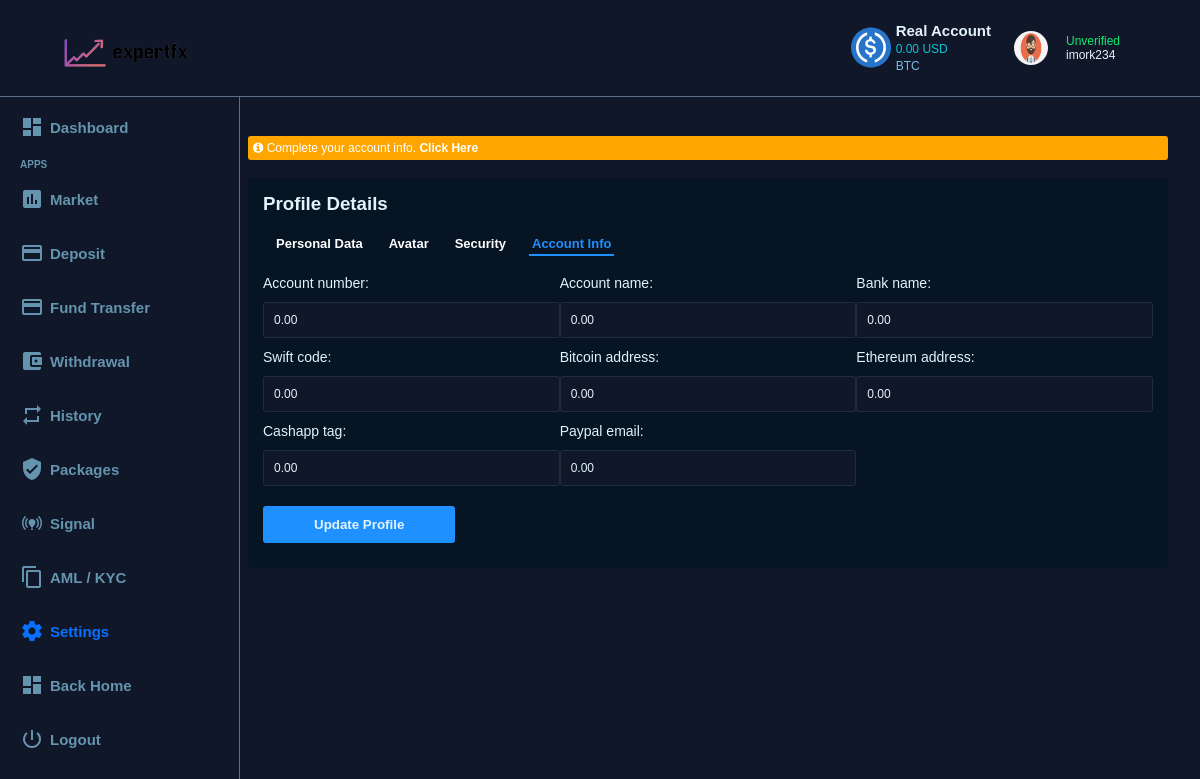
/withdrawal_info/ (signed in), run on the app's committed database.
### broker/models.py (models this page shows, shortened)
class Deposit (models.Model):
    user = models.OneToOneField (User, null = True, blank = True, on_delete = models.CASCADE)
    name = models.CharField (max_length = 200,  null = True)
    capital_balance = models.CharField (max_length = 200, default = "0.00",)
    btc = models.CharField (max_length = 200,  null = True, default = "0.00",)
    usd = models.CharField (max_length = 200, default = "0.00",)
    bonus_usd = models.CharField (max_length = 200, default = "0.00",)
    plan = models.CharField (max_length = 200, default = "Silver",)
    verify = models.CharField (max_length = 200, default = "Unverified",)
    currency = models.CharField (max_length = 200, default = "$",)

class Profile (models.Model):
    user = models.OneToOneField (User, null = True, blank = True, on_delete = models.CASCADE)
    name = models.CharField (max_length = 200,  null = True)
    profile_pic = models.ImageField (default = "avater.png", null = True, blank = True)

class Account (models.Model):
    user = models.OneToOneField (User, null = True, blank = True, on_delete = models.CASCADE)
    name = models.CharField (max_length = 200,  null = True)
    account_number = models.CharField (max_length = 200,  null = True, default = "0.00",)
    account_name = models.CharField (max_length = 200, default = "0.00",)
    bank_name = models.CharField (max_length = 200, default = "0.00",)
    swift_code = models.CharField (max_length = 200, default = "0.00",)
    bitcoin_address = models.CharField (max_length = 200,  null = True, default = "0.00",)
    ethereum_address = models.CharField (max_length = 200, default = "0.00",)
    cashapp_tag = models.CharField (max_length = 200, default = "0.00",)
    paypal_email = models.CharField (max_length = 200, default = "0.00",)

### broker/views.py (the view)
@login_required (login_url = "login")
def withdrawal_info(request):
    account = request.user.account
    form = AccountForm (instance = account)
    if request.method == 'POST':
        form = AccountForm (request.POST, request.FILES, instance = account)
        if form.is_valid ():
            form.save ()
    context = {'form': form}
    return render (request, "broker/withdrawal-info.html", context)

### broker/forms.py
class AccountForm (ModelForm):
    class Meta:
        model = Account
        fields = '__all__'
        exclude = ['user', 'name']

### broker/templates/broker/withdrawal-info.html (shortened to what this page needs)
<!DOCTYPE html>
{% load static %}
{%  block content %}
<html lang="en">
<head>
    <link rel="stylesheet" href="{% static 'css/font-awesome.min.css' %}">
    <link rel="stylesheet" href="{% static 'css/dashboard.css' %}">
    <link rel="stylesheet" href="{% static 'css/jquery-select7.css' %}">
</head>
<body>
    <nav>
        <article>
            <ul>
                <li><img src="{% static 'images/maillertag1678691629.png' %}" width="130px"></li>
                <li style="display: flex; justify-content: space-between; align-items: center;">
                    <article style="display: flex; padding: 5px;">
                        <img src="{% static 'images/dollar-sign.svg' %}" width="40px" style="margin-right: 5px;">
                        <div style="font-size: 15px;">
                            <b style='color: var(--text-color)'>Real Account</b><br>
                            <span style="font-size: 12px; color: #0BC2D2;">{{request.user.deposit.usd}} USD</span><br>
                            <span style="font-size: 12px; color: #7CBBE3;"> BTC <br>
                        </div>
                    </article>
                    <article style="margin: 0 10px;" id='dropdown-btn'>
                        <div style="display: flex; justify-content: space-between; align-items: center;">
                            <button style='overflow:hidden; width: 50px; height: 50px; border: 1px solid transparent'><img src="{{request.user.profile.profile_pic.url}}" width="100%" height='100%' style='border-radius: 50%'></button>
                            <span style="font-size: 12px; margin: 0 10px;">
                                <span style="color: #0fec73;">{{request.user.deposit.verify}}</span><br>
                                <span style="color: var(--text-color);">{{user.username}}</span>
                            </span>
                        </div>
                    </article>
                </li>
            </ul>
        </article>
    </nav>
    <br><br>
    <br><br>
    <div class="side-panel-left" style="padding: 10px;">
        <ul>
<br>
<a href="{% url 'dashboard' %}"><li class=""><i class="material-icons">dashboard</i> Dashboard</li></a>
<span style="font-size: 10px; font-weight: bold; padding: 0 10px; color: #6494AE;">APPS</span>
<a href="{% url 'market' %}"><li class=""><i class="material-icons">insert_chart</i> Market</li></a>
<a href="{% url 'deposit' %}"><li class=""><i class="material-icons"> credit_card</i> Deposit</li></a>
<a href="{% url 'fund-transfer' %}"><li class=""><i class="material-icons"> credit_card</i> Fund Transfer</li></a>
<a href="{% url 'withdrawal' %}"><li class=""><i class="material-icons">account_balance_wallet</i> Withdrawal </li></a>
<a href="{% url 'trade-history' %}"><li class=""><i class="material-icons">repeat</i> History </li></a>
<a href="{% url 'crypto' %}"><li class=""><i class="material-icons">verified_user</i> Packages</li></a>
<a href="{% url 'signal' %}"><li class=""><i class="material-icons">online_prediction</i> Signal</li></a>
<a href="{% url 'kyc' %}"><li class=""><i class="material-icons">content_copy</i> AML / KYC</li></a>
<a href="{% url 'settings' %}"><li class="active"><i class="material-icons">settings</i> Settings</li></a>
 <a href="{% url 'dashboard' %}"><li class=""><i class="material-icons">dashboard</i> Back Home</li></a>
<a href="{% url 'logout' %}"><li><i class="material-icons">power_settings_new</i> Logout</li></a>
    </ul>
        <br><br><br><br><br><br>
    </div>
    <div class="fixed-width"><br><br><br>
    <div style='padding: 5px; background: orange; font-size: 12px; border-radius: 3px;'><i class='fa fa-info-circle'></i> Complete your account info. <a href="{% url 'withdrawal-info' %}" style='color: white'><b>Click Here</b></a></div><br>
 <div class="container">
        <h3>Profile Details</h3><br>
        <ul id='item-list'>
            <a href="{% url 'settings' %}"><li>Personal Data</li></a>
            <a href="{% url 'change-avatar' %}"><li>Avatar</li></a>
            <a href="{% url 'change-password' %}"><li>Security</li></a>
            <a href="{% url 'withdrawal-info' %}"><li class='active-list'>Account Info</li></a>
        </ul><br>
                <form action="" method="POST">
            <div class="input-grid">
                {{form.as_p}}
            </div>
        <button type='submit' name='submit'>Update Profile</button>
        </form>
       </div>
 </div>
 <br><br><br>
</body>
{%  endblock content %}
</html>

### static/css/dashboard.css (style rules this page uses)
* { margin: 0; padding: 0; box-sizing: border-box; font-family: sans-serif; outline: 2px solid transparent; }
:root { --primary: #101729; --primary-two: #162133; --active: #0971fe; --hover: #2d424d86; --dark: #020818; --text: #6494AE; --dark-blue: #031422c5; --text-color: #e3f3fa; --drop-down: #020818; --modal: #031422; }
ul { list-style-type: none; }
a { text-decoration: none; }
html { scroll-behavior: smooth; background: var(--primary); color: white; }
nav { background: var(--primary); position: fixed; top: 0; left: 0; width: 100%; z-index: 999; border-bottom: 1px solid #bbd8ff70; }
nav ul { display: flex; justify-content: space-between; align-items: center; padding: 10px 5%; }
nav ul li button { padding: 7px; background: transparent; border-radius: 5px; border: 2px solid #09a54f; color: #0fec73; }
nav article:nth-child(2) { display: none; }
.side-panel-left { width: 250px; border-right: 1px solid #bbd8ff70; position: fixed; overflow-y: scroll; height: 100%; display: none; z-index: 2; background-color: var(--primary); }
.side-panel-left ul li { color: var(--text); padding: 15px 10px; display: flex; align-items: center; font-weight: bold; font-size: 15px; }
.side-panel-left ul li i { margin-right: 6px; }
.active { color: var(--active) !important; }
.fixed-width { padding: 10px 20px; border-radius: 5px; }
@media screen and (min-width: 768px) { .fixed-width { width: 68%; margin: 0 1%; } }
@media screen and (min-width: 1200px) { .fixed-width { width: 60%; transform: translateX(-50%); margin: 0 50%; } }
@media screen and (min-width: 1200px) { .side-panel-left { width: 20%; display: block; } }
@media screen and (min-width: 1200px) { nav article:nth-child(2) { display: block; } }
@media screen and (min-width: 1200px) { nav article:nth-child(1) { display: none; } }

### broker/templates/broker/withdrawal-info.html (style rules this page uses)
.container { padding: 15px; background: var(--dark-blue); border-radius: 5px; color: var(--text-color); }
.container button { padding: 10px 50px; border: 1px solid transparent; background: dodgerblue; color: var(--text-color); margin: 10px 0; border-radius: 3px; font-weight: bold; }
form input, form select { padding: 10px; border-radius: 3px; border: 1px solid var(--hover); display: block; width: 100%; background: var(--primary); color: var(--text-color); margin: 10px 0; font-size: 12px; }
form label { margin: 20px 0; font-size: 14px; color: var(--text-color); }
form button { background: dodgerblue; padding: 9px 15px; display: flex; align-items: center; color: white; border: 1px solid dodgerblue; border-radius: 3px; margin: 5px 0; }
#item-list { display: flex; font-weight: bold; }
#item-list li { margin: 0 10px; padding: 3px; font-size: 13px; color: white; text-decoration: none; }
#item-list .active-list { color: dodgerblue; border-bottom: 2px solid dodgerblue; }
@media screen and (min-width: 768px) { .input-grid { display: grid; grid-template-columns: 1fr 1fr; } }
@media screen and (min-width: 768px) { .input-grid:nth-child(2), .input-grid:nth-child(3) { display: grid; grid-template-columns: 1fr 1fr 1fr; } }
@media screen and (min-width: 768px) { .fixed-width { width: 100%; margin: 0 0%; } }
@media screen and (min-width: 1200px) { .fixed-width { width: 80%; transform: translateX(5%); margin: 0 15%; } }
@media screen and (min-width: 1200px) { .side-panel-left { width: 20%; display: block; } }

### data on the page
Account: account_number "0.00", account_name "0.00", bank_name "0.00", swift_code "0.00", bitcoin_address "0.00", ethereum_address "0.00", cashapp_tag "0.00", paypal_email "0.00"

### other printed values
{{ request.user.deposit.usd }} "0.00"
{{ request.user.deposit.verify }} "Unverified"
{{ user.username }} "imork234"
